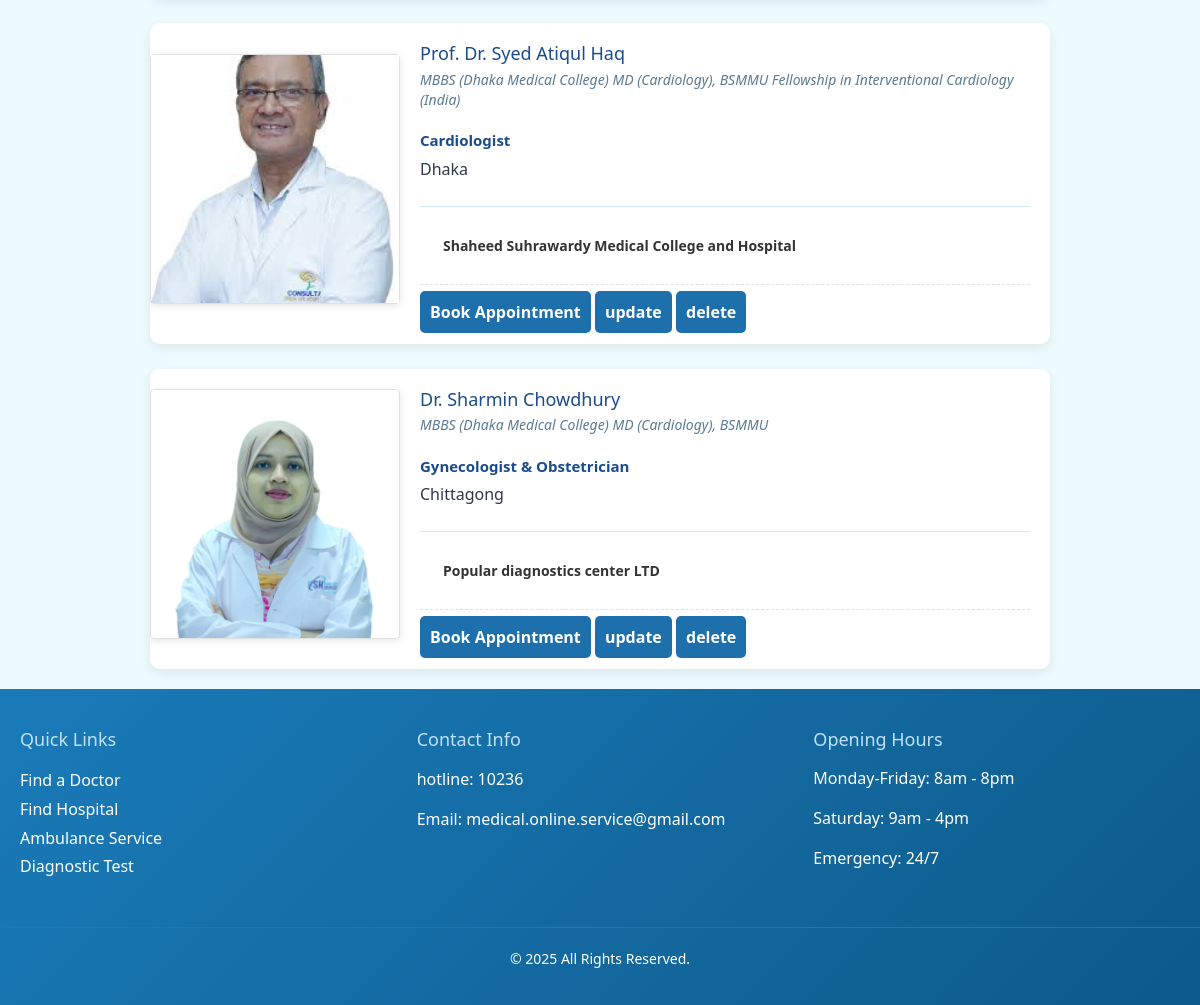
/doctor_list/ (lower part), run on an earlier commit of the app's database.
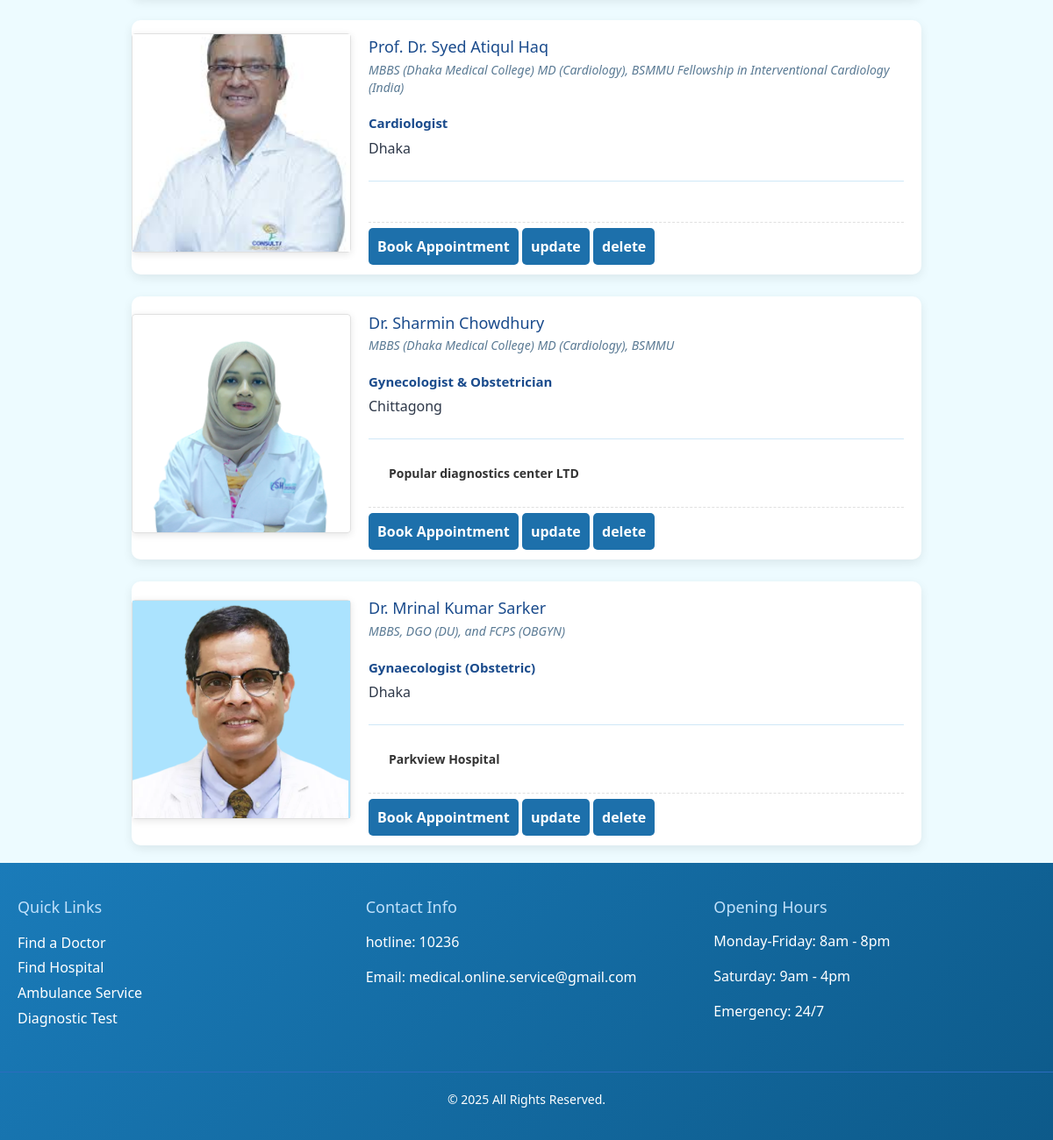
And on a later commit of the database.
### doctors/models.py (models this page shows, shortened)
class Doctor(models.Model):
    name = models.CharField(max_length=200 ,blank=True, null=True)
    profile_pic = models.ImageField(upload_to='doc_img/',blank=True,null=True)
    gender = models.CharField(max_length=10, blank=True, null=True)
    education = models.CharField(max_length=200 ,blank=True, null=True)  # institution name jekhane poralikha korse
    specialization = models.CharField(max_length=200 ,blank=True, null=True)
    Profession = models.CharField(max_length=200 ,blank=True, null=True)
    chamber_address = models.CharField(max_length=200 ,blank=True, null=True)
    city = models.CharField(max_length=100, blank=True, null=True)
    hospitals = models.ManyToManyField('hospital.Hospital', through='Dept')

### hospital/models.py (models this page shows, shortened)
class Hospital(models.Model):
    name = models.CharField(max_length=200 ,blank= True,null=True)
    profile_pic = models.ImageField(upload_to='doc_img/',blank=True, null=True)
    address = models.CharField(max_length=200 ,blank= True,null=True)
    city = models.CharField(max_length=100,blank= True,null=True)
    hotline = models.CharField(max_length=20,blank= True,null=True)
    email = models.EmailField(blank=True,null=True)

### doctors/views.py (the view)
# urls.py: path('doctor_list/', d_views.doctor_list, name='doctor_list'),
def doctor_list(request):
    doctors = Doctor.objects.all()
    doctor_name = request.GET.get('doctor_name')
    hospital_name = request.GET.get('hospital_name')
    city = request.GET.get('city')
    speciality = request.GET.get('speciality')
    gender = request.GET.get('gender')
    if doctor_name:
        doctors = doctors.filter(name__icontains=doctor_name)
    if hospital_name:
        doctors = doctors.filter(hospitals__name__icontains=hospital_name)
    if city:
        doctors = doctors.filter(city__iexact=city)
    if speciality:
        doctors = doctors.filter(dept__dept_name__iexact=speciality)
    if gender:
        doctors = doctors.filter(gender__iexact=gender)
    all_cities = Doctor.objects.values_list('city', flat=True).distinct()
    all_specialities = Dept.objects.values_list('dept_name', flat=True).distinct()
    context = {
        'doctors': doctors,
        'all_cities': all_cities,
        'all_specialities': all_specialities,
        'search_data': {
            'doctor_name': doctor_name,
            'hospital_name': hospital_name,
            'city': city,
            'speciality': speciality,
            'gender': gender,
        }
    }
    return render(request, template_name='doctors/doctor_list.html', context=context)

### template/doctors/doctor_list.html (shortened to what this page needs)
{% extends 'base.html' %}
{% load static %}
{% block body_class %}doc-list{% endblock %}
{% block content %}
<br>
<div class="doctors-list">
  {% if doctors %}
    {% for doctor in doctors %}
      <div class="doctor-card">
        <div class="doctor-image">
          {% if doctor.profile_pic %}
            <img src="{{ doctor.profile_pic.url }}" alt="{{ doctor.name }}">
          {% else %}
            <img src="{% static 'default_profile.jpg' %}" alt="No Image">
          {% endif %}
        </div>
        <div class="doctor-info">
          <h3>{{ doctor.name }}</h3>
          <p class="qualifications">{{ doctor.education }}</p>
          <p class="specialty">{{ doctor.specialization }}</p>
          <p class="city">{{ doctor.city }}</p>
          <div class="hospital-info">
            {% for hospital in doctor.hospitals.all %}
              <p>{{ hospital.name }}</p>
            {% endfor %}
          </div>
         <a href="{% url 'book_appointment' doctor.id %}" class="book-btn">Book Appointment</a>
          <a href="{% url 'update_doctor' doctor.id %}" class="book-btn">update</a>
          <a href="{% url 'delete_doctor' doctor.id %}" class="book-btn">delete</a>
        </div>
      </div>
    {% endfor %}
  {% else %}
    <p class="no-results">No doctors found matching your criteria.</p>
  {% endif %}
</div>
{% endblock %}

What changed in the data, as far as the page shows it:
removed Hospital: name "Shaheed Suhrawardy Medical College and Hospital", shown under Doctor "Prof. Dr. Syed Atiqul Haq"
added Doctor: profile_pic (picture), name "Dr. Mrinal Kumar Sarker", education "MBBS, DGO (DU), and FCPS (OBGYN)", specialization "Gynaecologist (Obstetric)", city "Dhaka"
now on this page (row unchanged): Hospital: name "Parkview Hospital", shown under "Dr. Mrinal Kumar Sarker"
